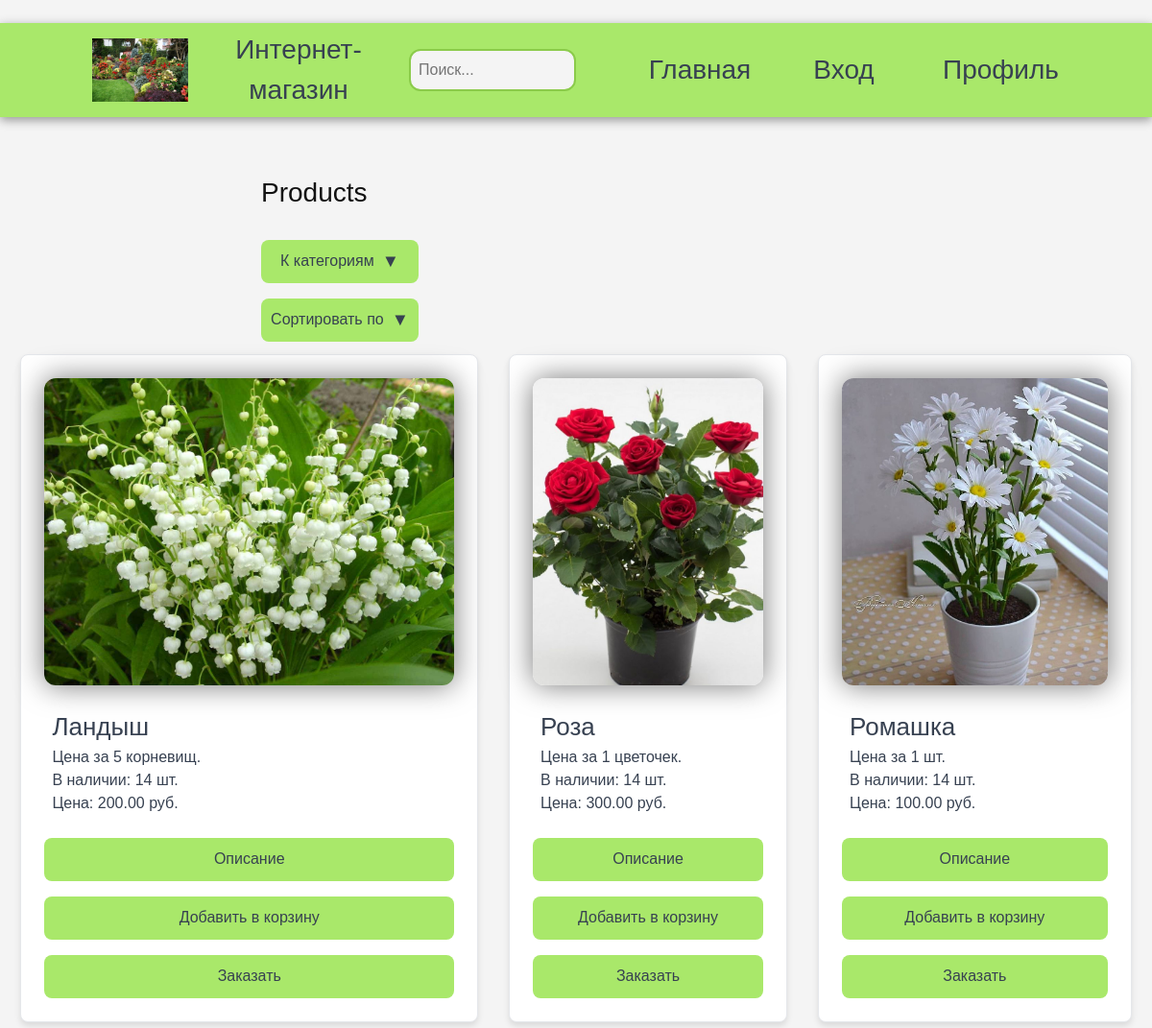
Before: /products/ (upper part) with the older database file.
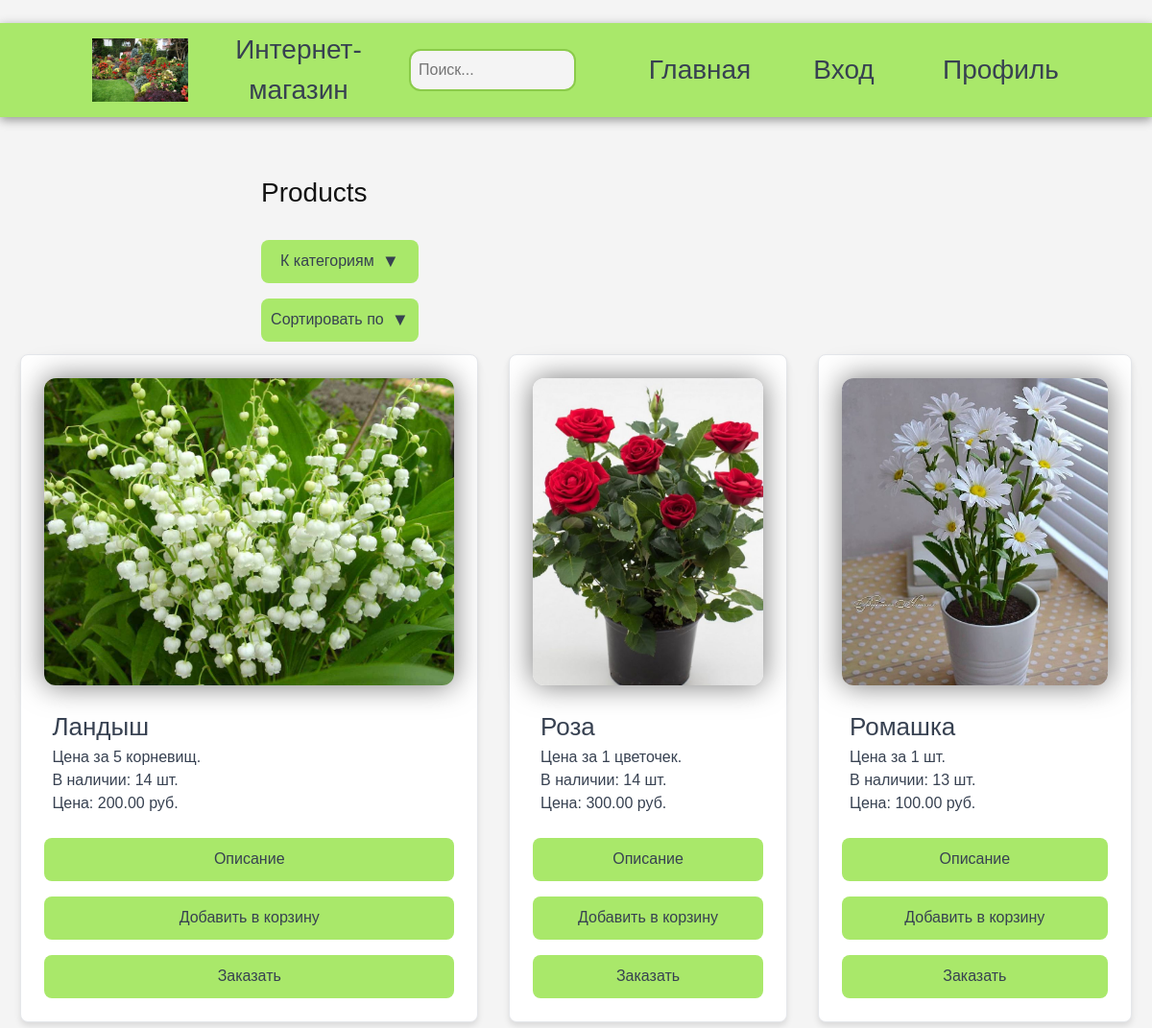
After: the same page with the newer database file.
### shop/models.py (models this page shows, shortened)
class Product(models.Model):
    category = models.ForeignKey(Category, related_name='products', on_delete=models.CASCADE)
    name = models.CharField(max_length=200, db_index=True)
    slug = models.SlugField(max_length=200, db_index=True)
    image = models.ImageField(upload_to='products/%Y/%m/%d', blank=True)
    short_description = models.TextField(blank=True)
    description = models.TextField(blank=True)
    price = models.DecimalField(max_digits=10, decimal_places=2)
    stock = models.PositiveIntegerField()
    available = models.BooleanField(default=True)
    created = models.DateTimeField(auto_now_add=True)
    updated = models.DateTimeField(auto_now=True)
    class Meta:
        ordering = ('name',)
        index_together = (('id', 'slug'),)
    def get_absolute_url(self):
        return reverse('shop:product_detail',
                        args=[self.id, self.slug])

### shop/views.py (the view)
# urls.py: path('products/', views.product_list, name='product_list'),
def product_list(request, category_slug=None): # товары по категориям + поиск + сортировка по параметру
    category = None
    categories = Category.objects.all()
    query = request.GET.get('query', '').strip()
    sort = request.GET.get('sort')
    products = Product.objects.filter(available=True)
    if category_slug: # Фильтрация по категории
        category = get_object_or_404(Category, slug=category_slug)
        products = products.filter(category=category)
    if query: # Фильтрация по поиску
        products = products.filter(name__icontains=query.capitalize())
    if sort == 'name':
        products = products.order_by('name')
    elif sort == 'price':
        products = products.order_by('price')
    elif sort == 'stock':
        products = products.order_by('-stock')
    return render(request, 'shop/product/list.html', {'products': products, 'category': category, 'categories': categories, 'query': query, 'sort': sort})

### shop/models.py (called while the page is built)
    def get_absolute_url(self):
        return reverse('shop:product_list_by_category',
                        args=[self.slug])

### shop/templates/shop/product/list.html (shortened to what this page needs)
﻿{% extends "shop/base.html" %}
{% load static %}
{% block content %}
<h2>{% if category %}{{ category.name }}{% elif query %}Результаты поиска по запросу: "{{ query }}"{% else %}Products{% endif %}</h2>
<article class="basket-section">
    <form method="get" class="select-custom">
        <label for="category" class="select-label">К категориям <span class="arrow">&#9660</span></label>
    </form>
    <form method="get" class="select-custom">
        <label for="sort" class="select-label">Сортировать по <span class="arrow">&#9660</span></label>
    </form>
</article>
{% if products %}
<div class="list_products">
    {% for product in products %}
    <div class="list_product">
        <a class="list_product_img" href="{{ product.get_absolute_url }}">
            <img src="{% if product.image %}{{ product.image.url }}{% else %}{% static 'img/err.jpg' %}{% endif %}">
        </a>
        <div class="list_product_description">
            <a href="{{ product.get_absolute_url }}">{{ product.name }}</a></br>
            {{ product.short_description }}</br>
            В наличии: {{ product.stock }} шт.</br>
            Цена: {{ product.price }} руб.</br>
        </div>
        <div class="basket-section">
            <form method="post" action="{% url 'shop:product_detail' product.id product.slug %}">
                <button type="submit" class="profil-btn" style="width: 100%; padding: 0 1rem;">Описание</button>
            </form>
            <form method="post" action="{% url 'shop:add_to_cart_or_order' product.id %}">
                <button type="submit" class="profil-btn" style="width: 100%; padding: 0 1rem;">Добавить в корзину</button>
            </form>
            <form method="post" action="{% url 'shop:add_to_cart_or_order' product.id %}">
                <button type="submit" class="profil-btn" style="width: 100%; padding: 0 1rem;">Заказать</button>
            </form>
        </div>
    </div>
    {% endfor %}
</div>
{% else %}
    </br>
    <p>Товары не найдены или закончились на складе.</p>
{% endif %}
{% endblock %}

Changed rows visible on the page:
changed Product "Ромашка": stock "14" → "13"
